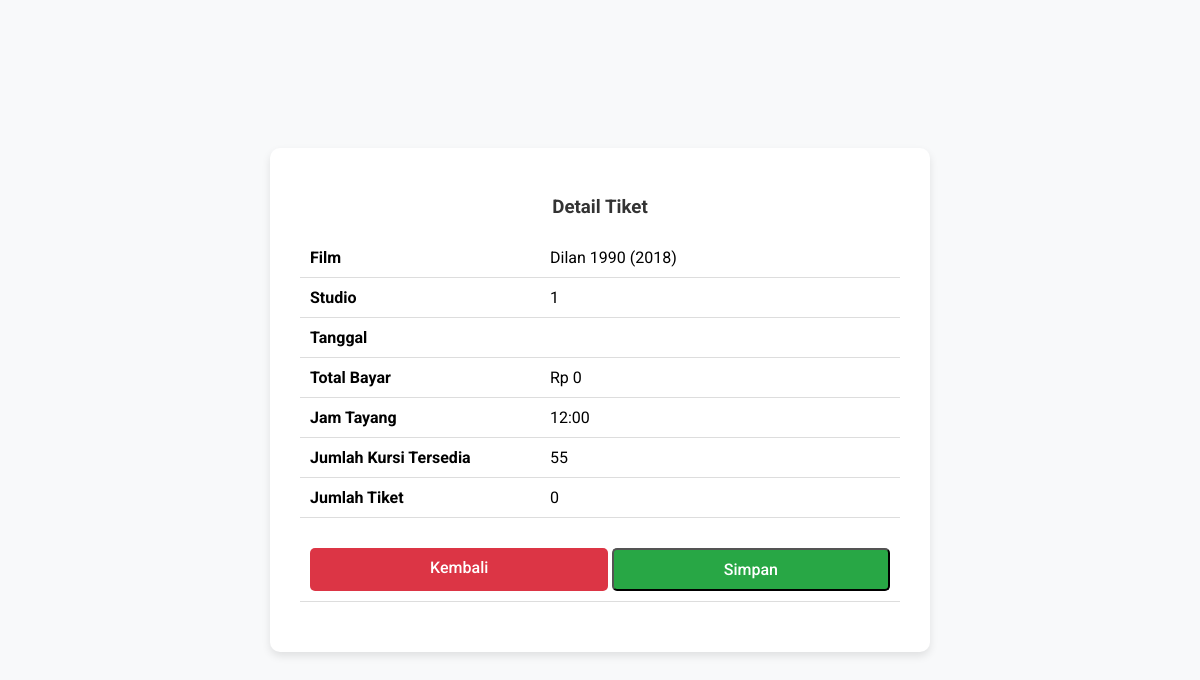
The page /tiket/detail_tiket.php?id_jadwal=1 on the database its author committed.
### tables this page shows
CREATE TABLE `film` (
  `id_film` int(11) NOT NULL,
  `judul_film` varchar(50) NOT NULL,
  `durasi` int(11) NOT NULL,
  `kategori_film` enum('Dewasa','Anak-anak') DEFAULT NULL
);

CREATE TABLE `jadwal` (
  `id_jadwal` int(11) NOT NULL,
  `id_film` int(11) NOT NULL,
  `id_studio` enum('1','2','3','4','5') NOT NULL,
  `jam_tayang` varchar(10) NOT NULL
);

CREATE TABLE `studio` (
  `id` int(11) NOT NULL,
  `jumlah_kursi` int(11) DEFAULT NULL
);

### tiket/detail_tiket.php (the view, shortened to what this page needs)
<?php
include "../koneksi.php";
?>
<!DOCTYPE html>
<html lang="en">
<head>
	<link rel="stylesheet" href="style_detail.css">
</head>
<body>
	<div class="container">
		<h3>Detail Tiket</h3>
		<?php
		$id_jadwal = $_GET['id_jadwal'];
		$tanggal = $_GET['tanggal'];
		$harga = $_GET['harga'];
		$harga = floatval(str_replace(['Rp ', ','], '', $harga));
		$jml_tiket = intval($_GET['jumlah_tiket']);
		$harga = $harga * $jml_tiket;
		$query_mysql = mysqli_query($con, "SELECT DISTINCT j.*, s.jumlah_kursi FROM jadwal j INNER JOIN studio s ON j.id_studio = s.id WHERE id_jadwal='$id_jadwal'") or die(mysqli_error($con));
		$data = mysqli_fetch_array($query_mysql);
		$id_film = $data['id_film'];
		$query_mysql2 = mysqli_query($con, "SELECT * FROM film WHERE id_film='$id_film'") or die(mysqli_error($con));
		$data2 = mysqli_fetch_array($query_mysql2);
		?>
		<form action="cetak_tiket.php?id_jadwal=<?php echo $data['id_jadwal']; ?>&tanggal=<?php echo urlencode($tanggal); ?>&jumlah_tiket=<?php echo $jml_tiket; ?>&harga=<?php echo $harga; ?>" method="post" class="detail-form" onsubmit="return confirmSubmit()">
			<table class="table">
				<tr>
					<td>Film</td>
					<td><?php echo htmlspecialchars($data2['judul_film']); ?></td>
				</tr>
				<tr>
					<td>Studio</td>
					<td><?php echo htmlspecialchars($data['id_studio']); ?></td>
				</tr>
				<tr>
					<td>Tanggal</td>
					<td><?php echo htmlspecialchars($tanggal); ?></td>
				</tr>
				<tr>
					<td>Total Bayar</td>
					<td><?php echo "Rp ", htmlspecialchars($harga); ?></td>
				</tr>
				<tr>
					<td>Jam Tayang</td>
					<td><?php echo htmlspecialchars($data['jam_tayang']); ?></td>
				</tr>
				<tr>
					<td>Jumlah Kursi Tersedia</td>
					<td><?php echo htmlspecialchars($data['jumlah_kursi']); ?></td>
				</tr>
				<tr>
					<td>Jumlah Tiket</td>
					<td><?php echo htmlspecialchars($jml_tiket); ?></td>
				</tr>
				<tr class="form-actions">
					<td colspan="2">
						<div class="button-container">
							<a href="pesan_tiket.php" class="btn">Kembali</a>
							<input type="submit" value="Simpan" class="btn save-btn">
						</div>
					</td>
				</tr>
			</table>
		</form>
	</div>
</body>
</html>

### tiket/style_detail.css (style rules this page uses)
body { font-family: 'Roboto', sans-serif; background-color: #f8f9fa; margin: 0; padding: 0; display: flex; justify-content: center; align-items: center; min-height: 100vh; }
.container { background: #fff; padding: 30px; border-radius: 10px; box-shadow: 0 4px 8px rgba(0, 0, 0, 0.1); width: 600px; }
h3 { color: #333; text-align: center; margin-bottom: 20px; }
.table { width: 100%; border-collapse: collapse; margin: 20px 0; }
.table td { padding: 10px; border-bottom: 1px solid #ddd; }
.table td:first-child { font-weight: 700; width: 40%; text-align: left; }
.table td:last-child { text-align: left; }
.navigation, .btn { display: flex; justify-content: center; margin-top: 20px; }
.button-container { display: flex; justify-content: space-between; width: 100%; }
.button-container .btn { flex-basis: 48%; text-align: center; }
.btn, .save-btn { padding: 10px; width: 100%; background-color: #dc3545; color: white; text-decoration: none; border-radius: 5px; transition: background-color 0.3s ease; display: inline-block; font-family: 'Roboto', sans-serif; font-size: 16px; font-weight: 500; }
.save-btn { background-color: #28a745; }

### rows shown on the page
film: judul_film "Dilan 1990 (2018)"
jadwal: id_studio "1", jam_tayang "12:00", id_studio.jumlah_kursi "55"

### other values the page prints
$harga "0"
$jml_tiket "0"
